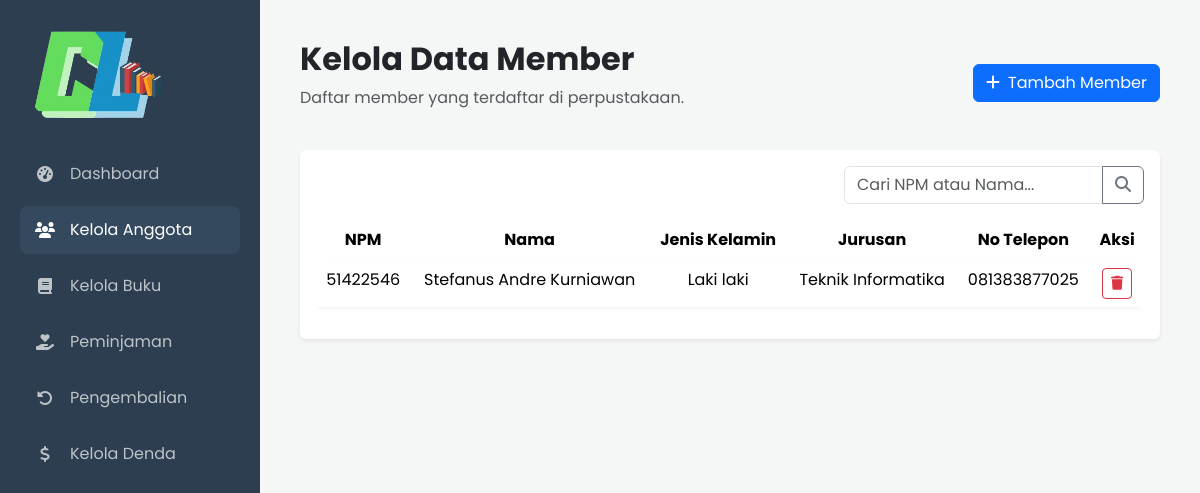
Page /DashboardAdmin/member/member.php (signed in) on the committed database.
### tables this page shows
CREATE TABLE member (
  npm int(11) NOT NULL,
  nama varchar(255) NOT NULL,
  password varchar(255) NOT NULL,
  jenis_kelamin varchar(20) NOT NULL,
  jurusan varchar(50) NOT NULL,
  no_tlp varchar(15) NOT NULL,
  tgl_pendaftaran date NOT NULL
);

### config/config.php (called while the page is built, shortened)
<?php
$host = "127.0.0.1";
$username = "root";
$password = "";
$database_name = "perpustakaan";
$connection = mysqli_connect($host, $username, $password, $database_name);
function queryReadData($query) {
  global $connection;
  $result = mysqli_query($connection, $query);
  $items = [];
  if ($result) {
      while($item = mysqli_fetch_assoc($result)) {
        $items[] = $item;
      }
  }
  return $items;
}
?>

### DashboardAdmin/member/member.php (the view, shortened to what this page needs)
<?php
require "../../config/config.php";
$member = queryReadData("SELECT * FROM member");
?>
<!DOCTYPE html>
<html lang="en">
<head>
    <link href="https://cdn.jsdelivr.net/npm/bootstrap@5.3.2/dist/css/bootstrap.min.css" rel="stylesheet">
    <link href="https://unpkg.com/aos@2.3.1/dist/aos.css" rel="stylesheet">
</head>
<body>
<div class="sidebar">
    <div>
        <a href="../dashboardAdmin.php" class="mb-4 d-block">
            <img src="../../assets/LogoPerpus.png" alt="logo" style="width: 150px;">
        </a>
        <nav class="sidebar-nav">
            <a href="../dashboardAdmin.php"><i class="fas fa-tachometer-alt"></i> Dashboard</a>
            <a href="member.php" class="active"><i class="fas fa-users"></i> Kelola Anggota</a>
            <a href="../buku/daftarBuku.php"><i class="fas fa-book"></i> Kelola Buku</a>
            <a href="../peminjaman/peminjamanBuku.php"><i class="fas fa-hand-holding-heart"></i> Peminjaman</a>
            <a href="../pengembalian/pengembalianBuku.php"><i class="fas fa-undo-alt"></i> Pengembalian</a>
            <a href="../denda/daftarDenda.php"><i class="fas fa-dollar-sign"></i> Kelola Denda</a>
        </nav>
    </div>
</div>
<div class="main-content">
    <div class="d-flex justify-content-between align-items-center mb-4" data-aos="fade-down">
        <div>
            <h1 class="h2 fw-bold">Kelola Data Member</h1>
            <p class="text-muted">Daftar member yang terdaftar di perpustakaan.</p>
        </div>
        <div>
            <button type="button" class="btn btn-primary" data-bs-toggle="modal" data-bs-target="#tambahMemberModal">
                <i class="fas fa-plus me-2"></i>Tambah Member
            </button>
        </div>
    </div>
    <div class="card border-0 shadow-sm" data-aos="fade-up">
        <div class="card-body">
            <form action="" method="post" class="d-flex justify-content-end mb-3">
                <div class="input-group" style="width: 300px;">
                    <input class="form-control" type="text" name="keyword" placeholder="Cari NPM atau Nama...">
                    <button class="btn btn-outline-secondary" type="submit" name="search"><i class="fa-solid fa-magnifying-glass"></i></button>
                </div>
            </form>
            <div class="table-responsive">
                <table class="table table-borderless table-hover table-custom text-center">
                    <thead>
                        <tr>
                            <th>NPM</th>
                            <th>Nama</th>
                            <th>Jenis Kelamin</th>
                            <th>Jurusan</th>
                            <th>No Telepon</th>
                            <th>Aksi</th>
                        </tr>
                    </thead>
                    <tbody>
                        <?php foreach($member as $item) : ?>
                        <tr>
                            <td><?=htmlspecialchars($item["npm"]);?></td>
                            <td><?=htmlspecialchars($item["nama"]);?></td>
                            <td><?=htmlspecialchars($item["jenis_kelamin"]);?></td>
                            <td><?=htmlspecialchars($item["jurusan"]);?></td>
                            <td><?=htmlspecialchars($item["no_tlp"]);?></td>
                            <td>
                                <a href="deleteMember.php?id=<?= $item["npm"]; ?>" class="btn btn-sm btn-outline-danger" onclick="return confirm('Yakin ingin menghapus data member ini?');">
                                    <i class="fa-solid fa-trash"></i>
                                </a>
                            </td>
                        </tr>
                        <?php endforeach;?>
                    </tbody>
                </table>
            </div>
        </div>
    </div>
</div>
</body>
</html>

### DashboardAdmin/member/member.php (style rules this page uses)
body { font-family: 'Poppins', sans-serif; background-color: #f4f7f6; }
.sidebar { width: 260px; background: #2c3e50; color: #ecf0f1; position: fixed; height: 100%; padding: 20px; display: flex; flex-direction: column; z-index: 1000; }
.sidebar-nav a { color: #bdc3c7; text-decoration: none; display: flex; align-items: center; padding: 12px 15px; border-radius: 8px; margin-bottom: 8px; transition: all 0.3s; }
.sidebar-nav a:hover, .sidebar-nav a.active { background-color: #34495e; color: #ffffff; }
.sidebar-nav a i { margin-right: 15px; width: 20px; text-align: center; }
.main-content { margin-left: 260px; padding: 2.5rem; }
.table-custom tbody tr { background-color: #fff; border-radius: 8px; box-shadow: 0 2px 5px rgba(0,0,0,0.05); }

### rows in the picture
member: npm "51422546", nama "Stefanus Andre Kurniawan", jenis_kelamin "Laki laki", jurusan "Teknik Informatika", no_tlp "081383877025"
